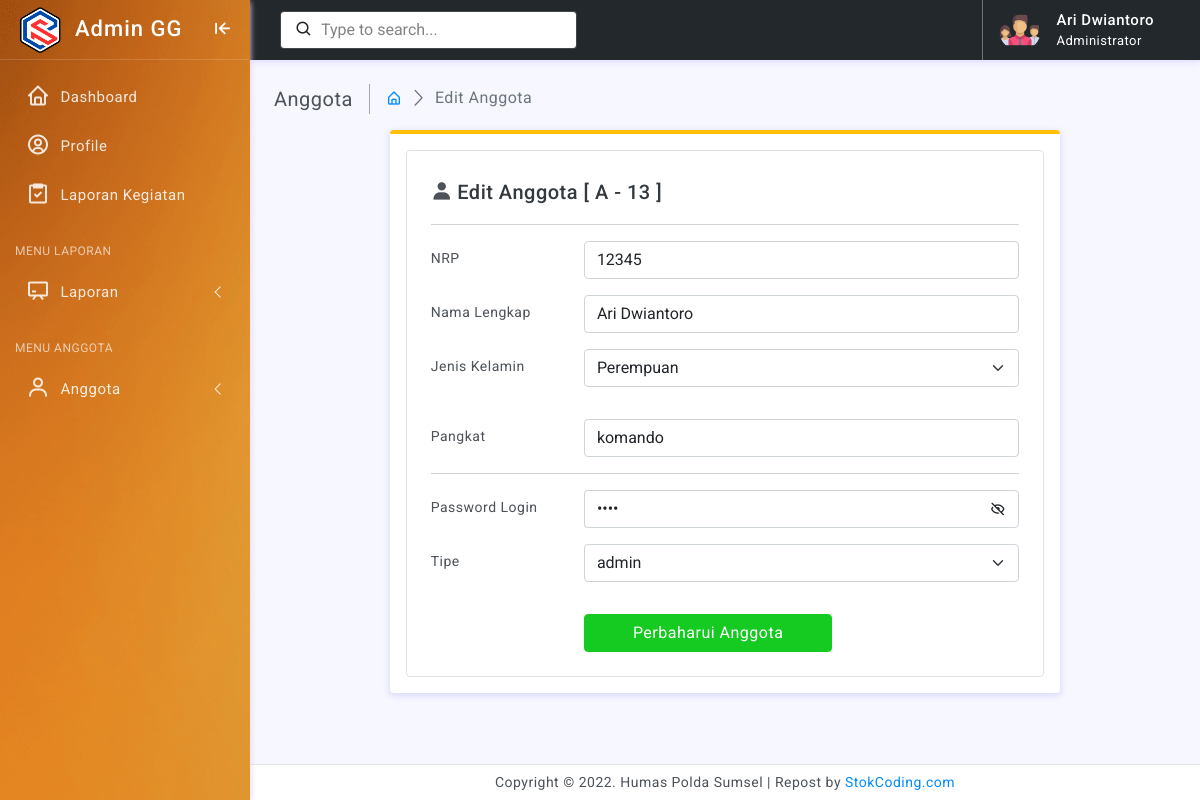
Screenshot of /admin/index.php?page=edit_anggota&id=13 (signed in) with the database file from the repository.
### tables this page shows
CREATE TABLE `staff` (
  `id_staff` int(11) NOT NULL,
  `nrp` varchar(255) NOT NULL,
  `nama` varchar(100) NOT NULL,
  `jenis_kelamin` varchar(30) NOT NULL,
  `pangkat` varchar(30) NOT NULL,
  `password` varchar(100) NOT NULL,
  `tipe` varchar(100) NOT NULL
);

### admin/staff/edit_anggota.php (the view, shortened to what this page needs)
<div class="page-breadcrumb d-none d-sm-flex align-items-center mb-3">
    <div class="breadcrumb-title pe-3">Anggota</div>
    <div class="ps-3">
        <nav aria-label="breadcrumb">
            <ol class="breadcrumb mb-0 p-0">
                <li class="breadcrumb-item"><a href="index.php?page=dashboard"><i class="bx bx-home-alt"></i></a>
                </li>
                <li class="breadcrumb-item active" aria-current="page">Edit Anggota</li>
            </ol>
        </nav>
    </div>
</div>
<div class="row">
    <?php
     include "../conn/conn.php";
     $id = $_GET['id'];
     $call_data = mysqli_fetch_array(mysqli_query($conn, "SELECT * FROM staff WHERE id_staff = '$id'"));
    ?>
    <div class="col-xl-9 mx-auto">
        <div class="card border-top border-0 border-4 border-warning">
            <div class="card-body">
                <div class="border p-4 rounded">
                    <div class="card-title d-flex align-items-center">
                        <div><i class="bx bxs-user me-1 font-22"></i>
                        </div>
                        <h5 class="mb-0">Edit Anggota [ A - <?= $call_data['id_staff'] ?> ]</h5>
                    </div>
                    <hr />
                    <form action="" method="POST" enctype="multipart/form-data">
                        <div class="row mb-3">
                            <label for="nrp" class="col-sm-3 col-form-label">NRP</label>
                            <div class="col-sm-9">
                                <input type="number" name="nrp" class="form-control" value="<?= $call_data['nrp'] ?>" id="nrp" placeholder="NRP">
                            </div>
                        </div>
                        <div class="row mb-3">
                            <label for="inputEnterYourName" class="col-sm-3 col-form-label">Nama Lengkap</label>
                            <div class="col-sm-9">
                                <input type="text" name="nama" class="form-control" value="<?= $call_data['nama'] ?>" id="inputEnterYourName" placeholder="Nama Lengkap">
                            </div>
                        </div>
                        <div class="row mb-3">
                            <label for="inputPhoneNo2" class="col-sm-3 col-form-label">Jenis Kelamin</label>
                            <div class="col-sm-9">
                                <select class="form-select mb-3" name="jk" aria-label="Default select example">
                                    <option value="perempuan" <?= $call_data['jenis_kelamin'] == "perempuan" ? "selected" : ""  ?>>Perempuan</option>
                                </select>
                            </div>
                        </div>
                        <div class="row mb-3">
                            <label for="pangkat" class="col-sm-3 col-form-label">Pangkat</label>
                            <div class="col-sm-9">
                                <input type="text" name="pangkat" class="form-control" value="<?= $call_data['pangkat'] ?>" id="pangkat" placeholder="pangkat">
                            </div>
                        </div>
                        <hr>
                        <div class="row mb-3">
                            <label for="inputChoosePassword2" class="col-sm-3 col-form-label">Password Login</label>
                            <div class="col-sm-9">
                                <div class="input-group" id="show_hide_password">
                                    <input type="password" name="pass" value="<?= $call_data['password'] ?>" class="form-control border-end-0" id="inputChoosePassword" placeholder="Enter Password"> <a href="javascript:;" class="input-group-text bg-transparent"><i class='bx bx-hide'></i></a>
                                </div>
                            </div>
                        </div>
                        <div class="row mb-3">
                            <label for="inputPhoneNo2" class="col-sm-3 col-form-label">Tipe</label>
                            <div class="col-sm-9">
                                <select class="form-select mb-3" name="tipe">
                                    <option value="admin"  <?= $call_data['tipe'] == "admin" ? "selected" : ""  ?>>admin</option>
                                </select>
                            </div>
                        </div>
                        <div class="row">
                            <label class="col-sm-3 col-form-label"></label>
                            <div class="col-sm-9">
                                <button type="submit" name="submit" class="btn btn-success px-5">Perbaharui Anggota</button>
                            </div>
                        </div>
                    </form>
                </div>
            </div>
        </div>
    </div>
</div>

### assets/css/app.css (style rules this page uses)
body { font-size: 14px; color: #4c5258; letter-spacing: .5px; background: #f7f7ff; overflow-x: hidden; font-family: Roboto, sans-serif }
a { text-decoration: none }
.breadcrumb-title { font-size: 20px; border-right: 1.5px solid #aaa4a4 }
.page-breadcrumb .breadcrumb li.breadcrumb-item { font-size: 16px }
.page-breadcrumb .breadcrumb-item+.breadcrumb-item::before { display: inline-block; padding-right: .5rem; color: #6c757d; font-family: LineIcons; content: "\ea5c" }
.font-22 { font-size: 22px }
input::placeholder { color: #000!important; opacity: .3!important }

### assets/css/header-colors.css (style rules this page uses)
html.color-header::placeholder { color: #08090a!important; opacity: .5!important }

### rows the page displays
staff: id_staff "13", nrp "12345", nama "Ari Dwiantoro", jk "Perempuan", pangkat "komando", tipe "admin"

### other values shown
$_SESSION['nama'] "Ari Dwiantoro"
